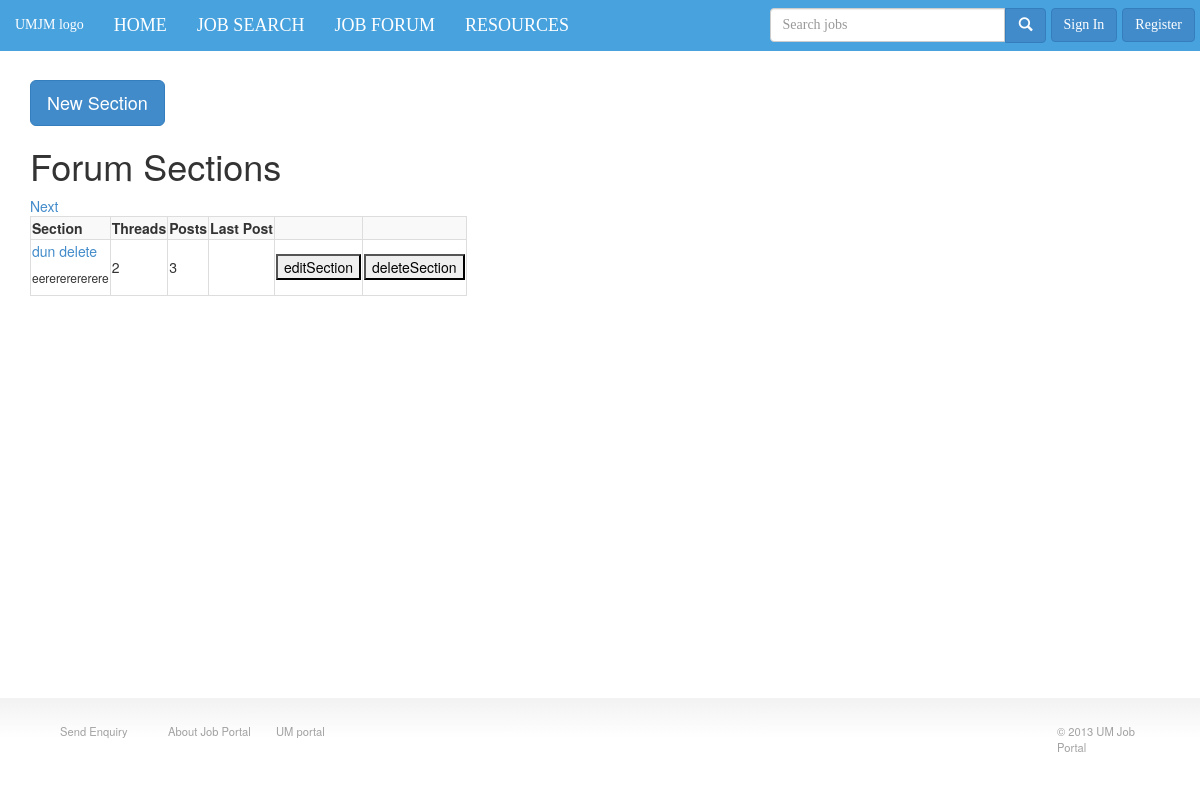
/forum.php, run on the app's committed database.
### tables this page shows
CREATE TABLE IF NOT EXISTS `f0` (
  `id` int(20) NOT NULL AUTO_INCREMENT,
  `section` varchar(200) NOT NULL,
  `description` varchar(1000) NOT NULL,
  `threadnum` int(20) NOT NULL,
  PRIMARY KEY (`id`)
);

### forum.php (called while the page is built, shortened)
<?php
include 'modals/forumDAO.php';
$f = new forumDAO();
if(!isset($_GET['startrow']))
{
	$startrow=0;
}
else
{
	$startrow=(int)$_GET['startrow'];
}
$sections = $f-> getSections($startrow);
foreach($sections as $section)
{
	$id=$section['id'];
	$numthread ["$id"]=$f->numThread($id);
	$totalpost["$id"]=$f->totalPost($id);
}
include 'views/forum.V.php';
?>

### modals/modal.inc.php (called while the page is built, shortened)
<?php
class modal{
	public $con;
	public function __construct()
	{
		$this->con = new mysqli("localhost", "root", "", "job_matcher");
	}
	public function get_all_rows($selectquery)
	{
		$rows = array();
		if($result = $this->con->query($selectquery))
		{
			while ($row = $result->fetch_assoc())
				$rows[] = $row;
		}
		return $rows;
	}
	public function row_count($selectquery)
	{
		return $this->con->query($selectquery)->num_rows;
	}
}
?>

### modals/forumDAO.php (called while the page is built, shortened)
<?php
include_once 'modal.inc.php';
class forumDAO extends modal{
	function getSections($startrow)
	{
		$qry="SELECT * FROM f0 LIMIT $startrow,1";
		return $this->get_all_rows($qry);
	}
	function numThread($id)
	{
		$qry= "SELECT * FROM f1 WHERE f0id=$id";
		$num=$this->row_count($qry);
		return $num;
	}
	function totalPost($f0id)
	{
		$qry= "SELECT f2.id FROM f0 INNER JOIN f1 ON f1.f0id = f0.id INNER JOIN f2 ON f2.f1id = f1.id where f0.id = $f0id";
		$total=$this->row_count($qry);
		return $total;
	}
}
?>

### views/forum.V.php (the view, shortened to what this page needs)
<a data-toggle="modal" href="#addsection" class="btn btn-primary btn-lg">New Section</a>
    <h1>Forum Sections</h1>
	<?php
		echo '<a href="'.$_SERVER['PHP_SELF'].'?startrow='.($startrow+1).'">Next</a>';
	?>
    <table class="table-striped table-bordered table-hover tablesorter">
		<tr>
			<th>Section</th>
			<th>Threads</th>
			<th>Posts</th>
			<th>Last Post</th>
			<th></th>
			<th></th>
		</tr>
	<?php foreach ($sections as $section):  ?>
		<tr>
			<td><?php echo"<a href=forum_sections.php?id=$section[id]> $section[section]</a>";?><br><h6><?php echo $section['description']?></h6></td>
			<td><?php echo $numthread["$section[id]"]?></td>
			<td><?php echo $totalpost["$section[id]"]?></td>
			<td><?php ?></td>
			<td><form action="forumManager.php" method="post"><?php echo"<input type='hidden' value=$section[id] name='id'/>";?><input type="submit"  value="editSection" name="action" /></form></td>
			<td><form action="forumManager.php" method="post"><?php echo "<input type='hidden' value=$section[id] name='id'/>"?><input type="submit"  value="deleteSection" name="action" /></form></td>
		</tr>
	<?php endforeach; ?>
	</table>
<?php include 'template/layout.php' ?>

### css/structure.css (style rules this page uses)
body { background:#ffffff; }
.btn { transition:all 300ms; }

### data on the page
f0: section "dun delete", description "eerererererere", id "2", id "3"
